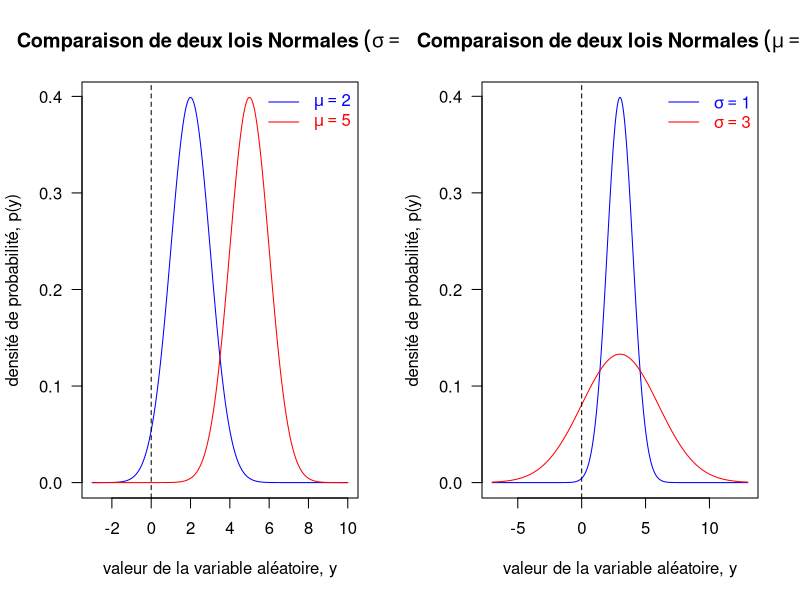
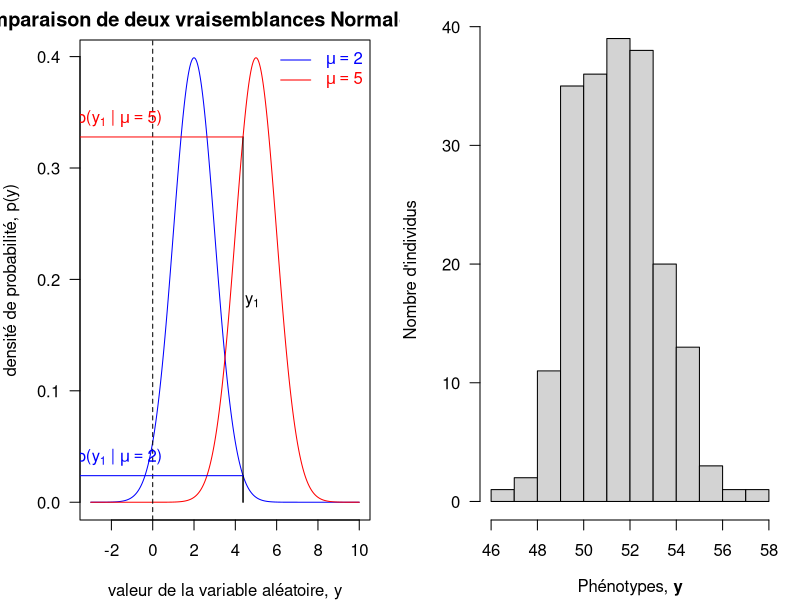
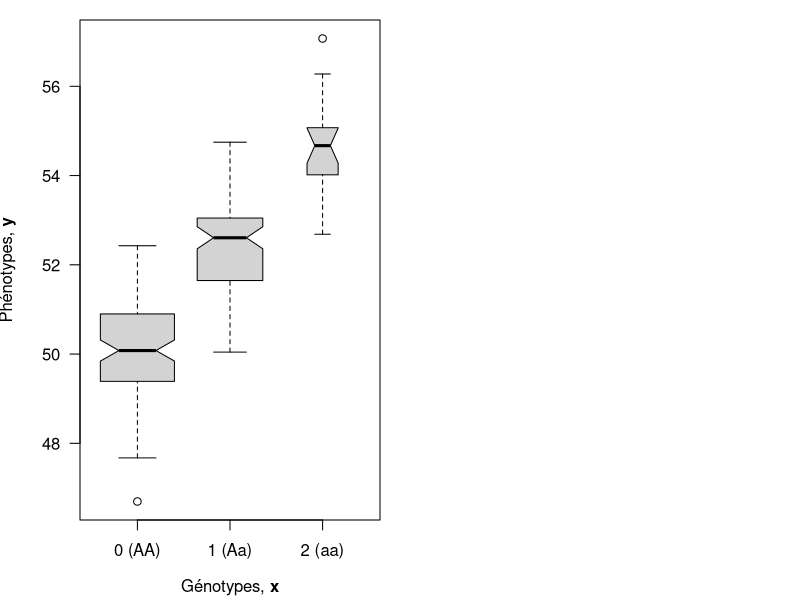
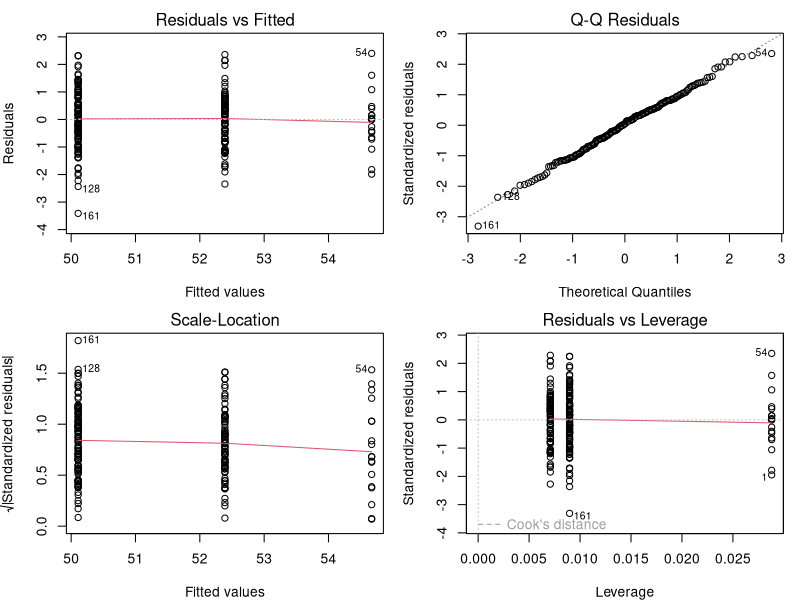
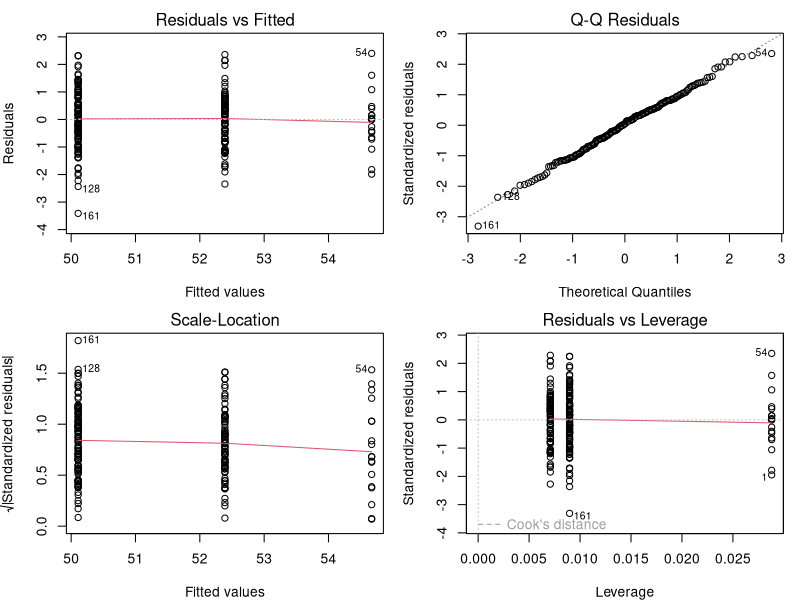
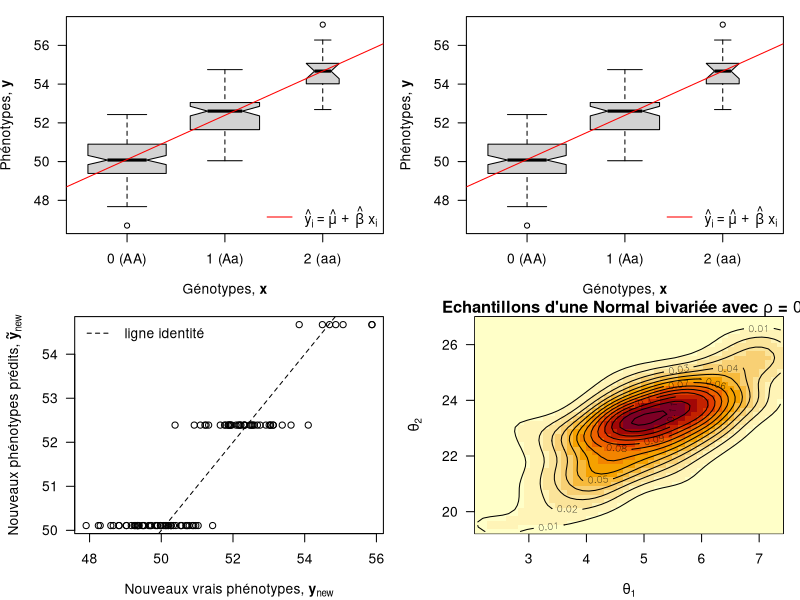

The R script that drew these images, in order:
## ---- chunk 1
knitr::opts_chunk$set(echo = TRUE)
options(digits=3)
## ---- chunk 2
library(MASS)
library(stats4)
## ---- chunk 3
set.seed(1)
y <- rnorm(n=3, mean=5, sd=1)
## ---- chunk 4
par(mfrow = c(1, 2))
x <- seq(from=-3, to=10, length.out=500)
plot(x=x, y=dnorm(x=x, mean=2, sd=1), type="l", col="blue", las=1,
     main=expression(bold(Comparaison~de~deux~lois~Normales~(sigma==1))),
     xlab="valeur de la variable aléatoire, y",
     ylab="densité de probabilité, p(y)")
points(x=x, y=dnorm(x=x, mean=5, sd=1), type="l", col="red")
abline(v=0, lty=2)
legend("topright", legend=c(expression(mu==2), expression(mu==5)),
       col=c("blue", "red"), text.col=c("blue", "red"), lty=1, bty="n")
x <- seq(from=-7, to=13, length.out=500)
plot(x=x, y=dnorm(x=x, mean=3, sd=1), type="l", col="blue", las=1,
     main=expression(bold(Comparaison~de~deux~lois~Normales~(mu==3))),
     xlab="valeur de la variable aléatoire, y",
     ylab="densité de probabilité, p(y)")
points(x=x, y=dnorm(x=x, mean=3, sd=3), type="l", col="red")
abline(v=0, lty=2)
legend("topright", legend=c(expression(sigma==1), expression(sigma==3)),
       col=c("blue", "red"), text.col=c("blue", "red"), lty=1, bty="n")
## ---- chunk 5
par(mar = c(4, 4, 2, 1.5))
x <- seq(from=-3, to=10, length.out=500)
plot(x=x, y=dnorm(x=x, mean=2, sd=1), type="l", col="blue", las=1,
     main=expression(bold(Comparaison~de~deux~vraisemblances~Normales~(sigma==1))),
     xlab="valeur de la variable aléatoire, y",
     ylab="densité de probabilité, p(y)")
points(x=x, y=dnorm(x=x, mean=5, sd=1), type="l", col="red")
abline(v=0, lty=2)
legend("topright", legend=c(expression(mu==2), expression(mu==5)),
       col=c("blue", "red"), text.col=c("blue", "red"), lty=1, bty="n")
segments(x0=y[1], y0=0, x1=y[1], y1=dnorm(x=y[1], mean=2, sd=1))
segments(x0=y[1], y0=0, x1=y[1], y1=dnorm(x=y[1], mean=5, sd=1))
segments(x0=y[1], y0=dnorm(x=y[1], mean=2, sd=1),
         x1=-5, y1=dnorm(x=y[1], mean=2, sd=1), col="blue")
segments(x0=y[1], y0=dnorm(x=y[1], mean=5, sd=1),
         x1=-5, y1=dnorm(x=y[1], mean=5, sd=1), col="red")
text(x=1.1*y[1], y=0.18, labels=expression(y[1]))
text(x=-1.6, y=dnorm(x=y[1], mean=2, sd=1), col="blue", pos=3,
     labels=expression(paste("p(",y[1]," | ",mu==2,")")))
text(x=-1.6, y=dnorm(x=y[1], mean=5, sd=1), col="red", pos=3,
     labels=expression(paste("p(",y[1]," | ",mu==5,")")))
## ---- chunk 6
compute.log.likelihood <- function(parameters, data){
  mu <- parameters[1]
  sigma <- parameters[2]
  y <- data
  n <- length(y)
  log.lik <- - n * log(sigma) - (n/2) * log(2 * pi) - sum(((y - mu)^2) / (2 * sigma^2))
  return(log.lik)
}

compute.log.likelihood(c(5,1), y)
compute.log.likelihood(c(2,1), y)
## ---- chunk 7
sum(dnorm(x=y, mean=5, sd=1, log=TRUE))
sum(dnorm(x=y, mean=2, sd=1, log=TRUE))
## ---- chunk 8
set.seed(1866) # année de parution de l'article de Mendel fondant la génétique
## ---- chunk 9
n <- 200
## ---- chunk 10
mu <- 50
## ---- chunk 11
##' Genotype frequencies
##'
##' Calculate the genotype frequencies at a locus assuming the Hardy-Weinberg equilibrium
##' (https://en.wikipedia.org/wiki/Hardy%E2%80%93Weinberg_principle).
##' @param maf frequency of the minor allele, a
##' @return vector of genotype frequencies
##' @author Timothee Flutre
calcGenoFreq <- function(maf){
  stopifnot(is.numeric(maf), length(maf) == 1, maf >= 0, maf <= 0.5)
  geno.freq <- c((1 - maf)^2,
                2 * (1 - maf) * maf,
                maf^2)
  names(geno.freq) <- c("AA", "Aa", "aa")
  return(geno.freq)
}
f <- 0.3
genotypes <- sample(x=c(0,1,2), size=n, replace=TRUE, prob=calcGenoFreq(f))
## ---- chunk 12
head(genotypes)
table(genotypes)
sum(genotypes) / (2 * n) # estimate of the MAF
var(genotypes) # important for the estimate of beta
## ---- chunk 13
(beta <- rnorm(n=1, mean=2, sd=1))
## ---- chunk 14
sigma <- 1
errors <- rnorm(n=n, mean=0, sd=sigma)
## ---- chunk 15
phenotypes <- mu + beta * genotypes + errors
## ---- chunk 16
dat <- data.frame(x=genotypes, y=phenotypes)
head(dat)
## ---- chunk 17
par(mar = c(4, 4, 1, 1))
hist(phenotypes, las = 1, main = "",
     xlab = expression(paste("Phénotypes, ", bold(y))),
     ylab = "Nombre d'individus")
## ---- chunk 18
par(mar = c(4, 4, 1, 1))
boxplot(phenotypes ~ genotypes,
        xlab = expression(paste("Génotypes, ", bold(x))),
        ylab = expression(paste("Phénotypes, ", bold(y))),
        varwidth = TRUE, notch = TRUE, las = 1, xaxt = "n", at = 0:2)
axis(side = 1, at = 0:2, labels = c("0 (AA)", "1 (Aa)", "2 (aa)"))
## ---- chunk 19
fit <- lm(y ~ x, data=dat)
## ---- chunk 20
par(mfrow=c(2, 2), mar = c(4, 4, 2, 1))
plot(fit)
## ---- chunk 21
par(mfrow=c(2, 2), mar = c(4, 4, 2, 1))
plot(fit)
## ---- chunk 22
summary(fit)
## ---- chunk 23
par(mar = c(4, 4, 1, 1))
boxplot(phenotypes ~ genotypes,
        xlab=expression(paste("Génotypes, ", bold(x))),
        ylab=expression(paste("Phénotypes, ", bold(y))),
        varwidth=TRUE, notch=TRUE, las=1, xaxt="n", at=0:2)
axis(side=1, at=0:2, labels=c("0 (AA)", "1 (Aa)", "2 (aa)"))
abline(a=coefficients(fit)[1], b=coefficients(fit)[2], col="red")
legend("bottomright",
       legend=expression(hat(y)[i]==hat(mu)~+~hat(beta)~x[i]),
       col="red", lty=1, bty="n")
## ---- chunk 24
par(mar = c(4, 4, 1, 1))
boxplot(phenotypes ~ genotypes,
        xlab=expression(paste("Génotypes, ", bold(x))),
        ylab=expression(paste("Phénotypes, ", bold(y))),
        varwidth=TRUE, notch=TRUE, las=1, xaxt="n", at=0:2)
axis(side=1, at=0:2, labels=c("0 (AA)", "1 (Aa)", "2 (aa)"))
abline(a=coefficients(fit)[1], b=coefficients(fit)[2], col="red")
legend("bottomright",
       legend=expression(hat(y)[i]==hat(mu)~+~hat(beta)~x[i]),
       col="red", lty=1, bty="n")
## ---- chunk 25
negLogLik <- function(mu, beta, sigma){
  - sum(dnorm(x=dat$y, mean=mu + beta * dat$x, sd=sigma, log=TRUE))
}
## ---- chunk 26
fit2 <- mle(negLogLik, start=list(mu=mean(dat$y), beta=0, sigma=1),
            method="L-BFGS-B", nobs=nrow(dat),
            lower=c(-Inf,-Inf,10^(-6)),
            upper=c(+Inf,+Inf,+Inf))
## ---- chunk 27
summary(fit2)
## ---- chunk 28
summary(fit)$r.squared
## ---- chunk 29
(coefficients(fit)[2]^2 * var(dat$x)) /
  (coefficients(fit)[2]^2 * var(dat$x) + summary(fit)$sigma^2)
## ---- chunk 30
beta
## ---- chunk 31
(beta.hat <- coefficients(fit)[2])
## ---- chunk 32
(rmse.beta <- sqrt((beta.hat - beta)^2))
## ---- chunk 33
y <- phenotypes
y.hat <- (coefficients(fit)[1] + coefficients(fit)[2] * genotypes)
errors <- y - y.hat
(rmse.y <- sqrt(mean(errors^2)))
## ---- chunk 34
errors <- phenotypes - predict(fit)
(rmse.y <- sqrt(mean(errors^2)))
## ---- chunk 35
head(errors)
head(resid(fit))
(rmse.y <- sqrt(mean(resid(fit)^2)))
## ---- chunk 36
set.seed(1944) # année de découverte de l'ADN comme support des gènes
n.new <- 100
x.new <- sample(x=c(0,1,2), size=n.new, replace=TRUE, prob=calcGenoFreq(f))
y.new <- mu + beta * x.new + rnorm(n=n.new, mean=0, sd=sigma)
## ---- chunk 37
y.new.tilde <- (coefficients(fit)[1] + coefficients(fit)[2] * x.new)
## ---- chunk 38
errors.tilde <- y.new - y.new.tilde
(rmspe <- sqrt(mean(errors.tilde^2)))
## ---- chunk 39
par(mar = c(4, 4.5, 1, 1))
plot(x=y.new, y=y.new.tilde, las=1,
     xlab=expression(paste("Nouveaux vrais phénotypes, ", bold(y)[new])),
     ylab=expression(paste("Nouveaux phénotypes prédits, ", bold(tilde(y))[new])))
abline(a=0, b=1, lty=2)
legend("topleft", legend="ligne identité", lty=2, bty="n")
## ---- chunk 40
mu.1 <- 5
mu.2 <- 23
mu <- c(mu.1, mu.2)
var.1 <- 1
var.2 <- 2
rho <- 0.8
covar.12 <- rho * sqrt(var.1 * var.2)
Sigma <- matrix(c(var.1, covar.12, covar.12, var.2), nrow=2, ncol=2)
## ---- chunk 41
theta <- mvrnorm(n=100, mu=mu, Sigma=Sigma)
dim(theta)
head(theta)
## ---- chunk 42
bivn.kde <- kde2d(x=theta[,1], y=theta[,2], n=50)
image(bivn.kde, xlab=expression(theta[1]), ylab=expression(theta[2]), las=1,
      main=bquote(bold(paste("Echantillons d'une Normal bivariée avec ",
                             rho, " = ", .(rho)))))
contour(bivn.kde, add=T)
## ---- chunk 43
print(sessionInfo(), locale=FALSE)
